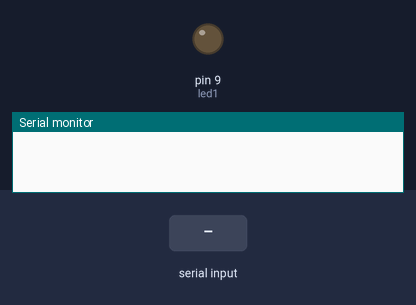
Bench run of a sketch on a simulated Arduino Uno, built with avr-gcc and run on an emulated ATmega328P. Parts: output pins drawn as LEDs (lit = HIGH), the last lines printed to the serial monitor. The test bench sets the inputs (shaded band).

Above: at 1.2 s.
1.3 s: "1\n" received over Serial
At 1.6 s:
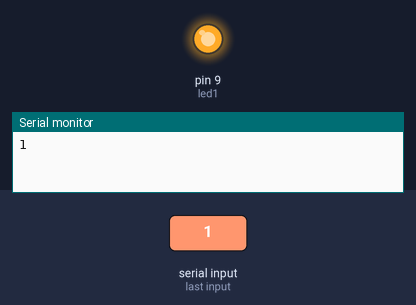
2.8 s: "0\n" received over Serial
At 4.0 s:
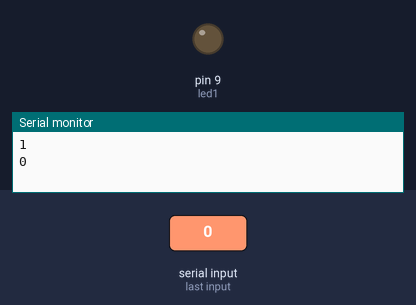
Timing chart, 0 to 5.8 s (numbered marks = the images above; inputs shaded):
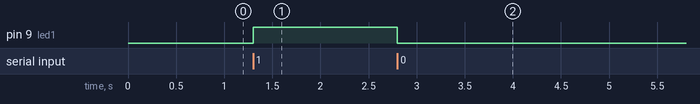

Measured:
- after the input at 1.3 s, pin 9 (led1): LOW → HIGH at once
- after the input at 2.8 s, pin 9 (led1): HIGH → LOW at once

The sketch:

ejemplo_con_arduino.ino
```cpp
int led1 = 9;
int analogica = 16;

void setup()
{
  Serial.begin(115200);
  pinMode(led1, OUTPUT);

  digitalWrite(led1, LOW);
}

void loop()
{

  if (Serial.available() > 0)
  {
    String orden = Serial.readStringUntil('\n');
    if ( orden.equals("1")) {
      //Serial.write("\n------------------LED ENCENDIDO----------------");
      digitalWrite(led1, HIGH);
    } else if ( orden.equals("0")) {
      //Serial.write("\n------------------LED APAGADO----------------");
      digitalWrite(led1, LOW);
    }
    while (Serial.available() > 0)
    {
      Serial.read();
    }
    Serial.println(digitalRead(led1));
  }
}
```
